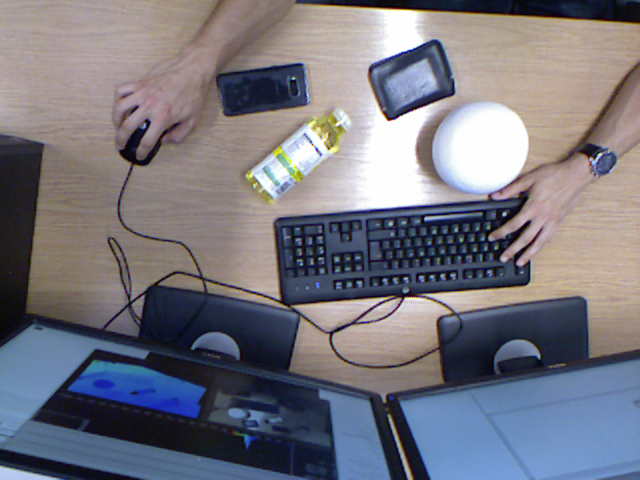
%> input picture LAB6/11.png, 640 x 480 px
$ octave test.m   (GNU Octave 9; MATLAB toolbox functions it lacks are replaced by stand-ins)
%> lines starting %> are read from the running program, lines starting %| are printed output that depends on the picture
clear;
img1 = imread('11.png');
%> img1 is the input picture: size 480x640x3 uint8; mean R, G, B 118.7, 117.7, 126.8
img2 = imread('12.png');
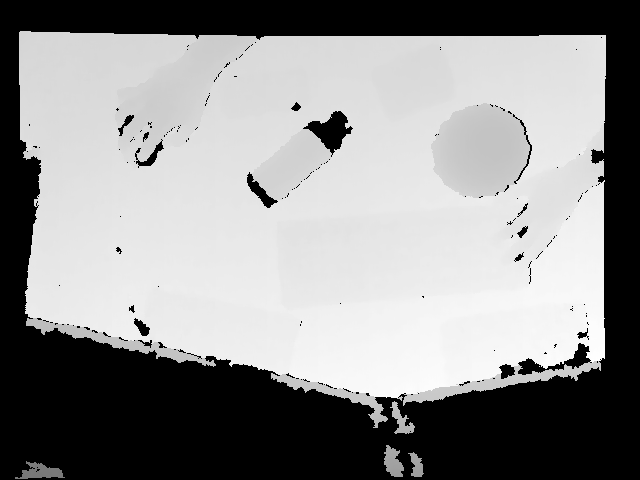
%> input picture LAB6/12.png, 640 x 480 px
%> img2 is the input picture: size 480x640 uint16; min 0, max 1042, mean 584
img2 = double(img2);
%> img2: size 480x640 double

cy(1:480) = 312;
cx(1:640) = 264;

fx = 525;
fy = 525;

x=1:640;
y=1:480;


X=((x - cx)./fx).*img2;
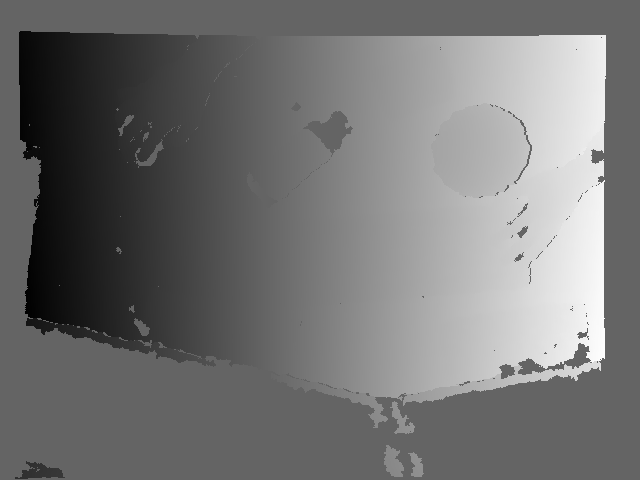
%> X: size 480x640 double; min -436.6, max 674.9, mean 68.2; drawn with min black and max white

Y=((y - cy)./fy)'.*img2;
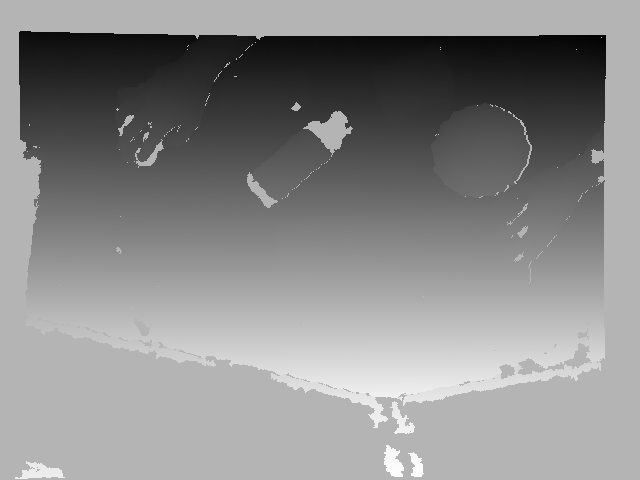
%> Y: size 480x640 double; min -495.2, max 203, mean -114.3; drawn with min black and max white

pc(:,:,1) = Y;
pc(:,:,2) = X;
pc(:,:,3) = img2;
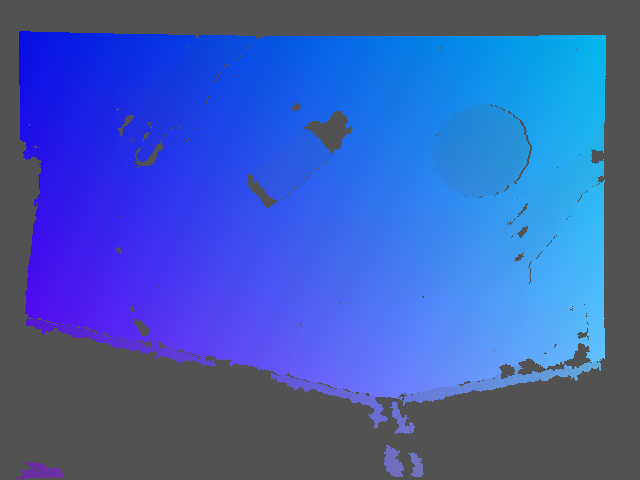
%> pc: size 480x640x3 double; mean R, G, B -114.3, 68.2, 584; drawn with min black and max white

pcshow(pc);
%> (this line was passed over: pcshow is not available in this run)

%> (the run ends here)
